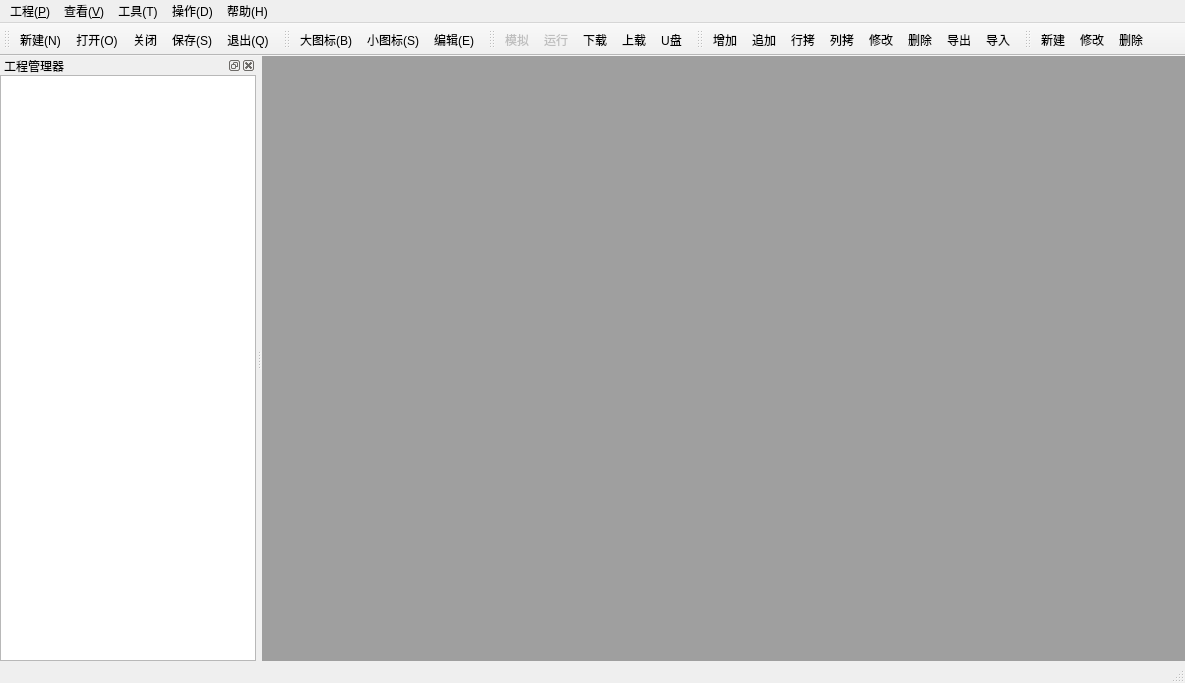
<?xml version="1.0" encoding="UTF-8"?>
<ui version="4.0">
 <class>MainWindow</class>
 <widget class="QMainWindow" name="MainWindow">
  <property name="geometry">
   <rect>
    <x>0</x>
    <y>0</y>
    <width>1185</width>
    <height>683</height>
   </rect>
  </property>
  <property name="windowTitle">
   <string>MainWindow</string>
  </property>
  <property name="windowIcon">
   <iconset resource="images.qrc">
    <normaloff>:/images/appicon.png</normaloff>:/images/appicon.png</iconset>
  </property>
  <widget class="QWidget" name="centralWidget">
   <layout class="QVBoxLayout" name="verticalLayout">
    <property name="spacing">
     <number>1</number>
    </property>
    <property name="leftMargin">
     <number>0</number>
    </property>
    <property name="topMargin">
     <number>0</number>
    </property>
    <property name="rightMargin">
     <number>0</number>
    </property>
    <property name="bottomMargin">
     <number>0</number>
    </property>
    <item>
     <widget class="QMdiArea" name="mdiArea"/>
    </item>
   </layout>
  </widget>
  <widget class="QMenuBar" name="menuBar">
   <property name="geometry">
    <rect>
     <x>0</x>
     <y>0</y>
     <width>1185</width>
     <height>23</height>
    </rect>
   </property>
   <widget class="QMenu" name="menuProject">
    <property name="title">
     <string>工程(&amp;P)</string>
    </property>
    <addaction name="actionNewPoject"/>
    <addaction name="actionOpenProject"/>
    <addaction name="actionCloseProject"/>
    <addaction name="actionSaveProject"/>
    <addaction name="separator"/>
    <addaction name="actionRecentProjectList"/>
    <addaction name="separator"/>
    <addaction name="actionExit"/>
   </widget>
   <widget class="QMenu" name="menuView">
    <property name="title">
     <string>查看(&amp;V)</string>
    </property>
    <addaction name="actionToolBar"/>
    <addaction name="actionStatusBar"/>
    <addaction name="actionWorkSpace"/>
    <addaction name="actionDisplayArea_I"/>
    <addaction name="actionBigIcon"/>
    <addaction name="actionSmallIcon"/>
    <addaction name="actionEdit"/>
   </widget>
   <widget class="QMenu" name="menu_T">
    <property name="title">
     <string>工具(T)</string>
    </property>
    <addaction name="actionSimulate"/>
    <addaction name="actionRun"/>
    <addaction name="actionDownload"/>
    <addaction name="actionUpLoad"/>
    <addaction name="actionUDisk"/>
   </widget>
   <widget class="QMenu" name="menu_D">
    <property name="title">
     <string>操作(D)</string>
    </property>
    <addaction name="actionAddTag"/>
    <addaction name="actionAppendTag"/>
    <addaction name="actionRowCopyTag"/>
    <addaction name="actionColumnCopyTag"/>
    <addaction name="actionModifyTag"/>
    <addaction name="actionDeleteTag"/>
    <addaction name="actionExportTag"/>
    <addaction name="actionImportTag"/>
   </widget>
   <widget class="QMenu" name="menu">
    <property name="title">
     <string>帮助(H)</string>
    </property>
    <addaction name="actionHelp"/>
    <addaction name="actionAbout"/>
   </widget>
   <addaction name="menuProject"/>
   <addaction name="menuView"/>
   <addaction name="menu_T"/>
   <addaction name="menu_D"/>
   <addaction name="menu"/>
  </widget>
  <widget class="QToolBar" name="ProjectToolBar">
   <property name="toolButtonStyle">
    <enum>Qt::ToolButtonTextUnderIcon</enum>
   </property>
   <attribute name="toolBarArea">
    <enum>TopToolBarArea</enum>
   </attribute>
   <attribute name="toolBarBreak">
    <bool>false</bool>
   </attribute>
   <addaction name="actionNewPoject"/>
   <addaction name="actionOpenProject"/>
   <addaction name="actionCloseProject"/>
   <addaction name="actionSaveProject"/>
   <addaction name="actionExit"/>
  </widget>
  <widget class="QStatusBar" name="statusBar"/>
  <widget class="QToolBar" name="ViewToolBar">
   <property name="windowTitle">
    <string>toolBar</string>
   </property>
   <property name="toolButtonStyle">
    <enum>Qt::ToolButtonTextUnderIcon</enum>
   </property>
   <attribute name="toolBarArea">
    <enum>TopToolBarArea</enum>
   </attribute>
   <attribute name="toolBarBreak">
    <bool>false</bool>
   </attribute>
   <addaction name="actionBigIcon"/>
   <addaction name="actionSmallIcon"/>
   <addaction name="actionEdit"/>
  </widget>
  <widget class="QDockWidget" name="dockProjectManager">
   <property name="windowTitle">
    <string>工程管理器</string>
   </property>
   <attribute name="dockWidgetArea">
    <number>1</number>
   </attribute>
   <widget class="QWidget" name="dockWidgetContents">
    <layout class="QVBoxLayout" name="verticalLayout_2">
     <property name="spacing">
      <number>0</number>
     </property>
     <property name="leftMargin">
      <number>0</number>
     </property>
     <property name="topMargin">
      <number>0</number>
     </property>
     <property name="rightMargin">
      <number>0</number>
     </property>
     <property name="bottomMargin">
      <number>0</number>
     </property>
     <item>
      <widget class="QTreeView" name="treeViewProject">
       <property name="font">
        <font>
         <pointsize>10</pointsize>
        </font>
       </property>
      </widget>
     </item>
    </layout>
   </widget>
  </widget>
  <widget class="QToolBar" name="RunToolBar">
   <property name="windowTitle">
    <string>toolBar</string>
   </property>
   <property name="toolButtonStyle">
    <enum>Qt::ToolButtonTextUnderIcon</enum>
   </property>
   <attribute name="toolBarArea">
    <enum>TopToolBarArea</enum>
   </attribute>
   <attribute name="toolBarBreak">
    <bool>false</bool>
   </attribute>
   <addaction name="actionSimulate"/>
   <addaction name="actionRun"/>
   <addaction name="actionDownload"/>
   <addaction name="actionUpLoad"/>
   <addaction name="actionUDisk"/>
  </widget>
  <widget class="QToolBar" name="TagOperateToolBar">
   <property name="windowTitle">
    <string>toolBar</string>
   </property>
   <property name="toolButtonStyle">
    <enum>Qt::ToolButtonTextUnderIcon</enum>
   </property>
   <attribute name="toolBarArea">
    <enum>TopToolBarArea</enum>
   </attribute>
   <attribute name="toolBarBreak">
    <bool>false</bool>
   </attribute>
   <addaction name="actionAddTag"/>
   <addaction name="actionAppendTag"/>
   <addaction name="actionRowCopyTag"/>
   <addaction name="actionColumnCopyTag"/>
   <addaction name="actionModifyTag"/>
   <addaction name="actionDeleteTag"/>
   <addaction name="actionExportTag"/>
   <addaction name="actionImportTag"/>
  </widget>
  <widget class="QToolBar" name="DeviceOperateToolBar">
   <property name="windowTitle">
    <string>toolBar_2</string>
   </property>
   <property name="toolButtonStyle">
    <enum>Qt::ToolButtonTextUnderIcon</enum>
   </property>
   <attribute name="toolBarArea">
    <enum>TopToolBarArea</enum>
   </attribute>
   <attribute name="toolBarBreak">
    <bool>false</bool>
   </attribute>
   <addaction name="actionDeviceNew"/>
   <addaction name="actionDeviceModify"/>
   <addaction name="actionDeviceDelete"/>
  </widget>
  <action name="actionNewPoject">
   <property name="icon">
    <iconset resource="images.qrc">
     <normaloff>:/images/newproject.png</normaloff>:/images/newproject.png</iconset>
   </property>
   <property name="text">
    <string>新建(&amp;N)</string>
   </property>
   <property name="shortcut">
    <string>Ctrl+N</string>
   </property>
   <property name="iconVisibleInMenu">
    <bool>true</bool>
   </property>
  </action>
  <action name="actionOpenProject">
   <property name="icon">
    <iconset resource="images.qrc">
     <normaloff>:/images/openproject.png</normaloff>:/images/openproject.png</iconset>
   </property>
   <property name="text">
    <string>打开(&amp;O)</string>
   </property>
   <property name="shortcut">
    <string>Ctrl+O</string>
   </property>
  </action>
  <action name="actionCloseProject">
   <property name="icon">
    <iconset resource="images.qrc">
     <normaloff>:/images/projectexit.png</normaloff>:/images/projectexit.png</iconset>
   </property>
   <property name="text">
    <string>关闭</string>
   </property>
  </action>
  <action name="actionSaveProject">
   <property name="icon">
    <iconset resource="images.qrc">
     <normaloff>:/images/saveproject.PNG</normaloff>:/images/saveproject.PNG</iconset>
   </property>
   <property name="text">
    <string>保存(&amp;S)</string>
   </property>
   <property name="shortcut">
    <string>Ctrl+S</string>
   </property>
  </action>
  <action name="actionRecentProjectList">
   <property name="text">
    <string>最近文件列表</string>
   </property>
  </action>
  <action name="actionExit">
   <property name="icon">
    <iconset resource="images.qrc">
     <normaloff>:/images/programexit.PNG</normaloff>:/images/programexit.PNG</iconset>
   </property>
   <property name="text">
    <string>退出(&amp;Q)</string>
   </property>
   <property name="shortcut">
    <string>Ctrl+Q</string>
   </property>
  </action>
  <action name="actionToolBar">
   <property name="checkable">
    <bool>true</bool>
   </property>
   <property name="text">
    <string>工具栏(&amp;T)</string>
   </property>
   <property name="shortcut">
    <string>Ctrl+T</string>
   </property>
  </action>
  <action name="actionStatusBar">
   <property name="checkable">
    <bool>true</bool>
   </property>
   <property name="text">
    <string>状态栏(&amp;U)</string>
   </property>
   <property name="shortcut">
    <string>Ctrl+U</string>
   </property>
  </action>
  <action name="actionWorkSpace">
   <property name="checkable">
    <bool>true</bool>
   </property>
   <property name="checked">
    <bool>true</bool>
   </property>
   <property name="text">
    <string>工作区(&amp;W)</string>
   </property>
   <property name="shortcut">
    <string>Ctrl+W</string>
   </property>
  </action>
  <action name="actionDisplayArea_I">
   <property name="checkable">
    <bool>true</bool>
   </property>
   <property name="text">
    <string>显示区(&amp;I)</string>
   </property>
   <property name="shortcut">
    <string>Ctrl+I</string>
   </property>
  </action>
  <action name="actionBigIcon">
   <property name="checkable">
    <bool>true</bool>
   </property>
   <property name="icon">
    <iconset resource="images.qrc">
     <normaloff>:/images/viewbig.png</normaloff>:/images/viewbig.png</iconset>
   </property>
   <property name="text">
    <string>大图标(&amp;B)</string>
   </property>
   <property name="shortcut">
    <string>Ctrl+B</string>
   </property>
  </action>
  <action name="actionSmallIcon">
   <property name="checkable">
    <bool>true</bool>
   </property>
   <property name="icon">
    <iconset resource="images.qrc">
     <normaloff>:/images/viewlittle.png</normaloff>:/images/viewlittle.png</iconset>
   </property>
   <property name="text">
    <string>小图标(&amp;S)</string>
   </property>
   <property name="shortcut">
    <string>Ctrl+L</string>
   </property>
  </action>
  <action name="actionEdit">
   <property name="checkable">
    <bool>true</bool>
   </property>
   <property name="icon">
    <iconset resource="images.qrc">
     <normaloff>:/images/edittable.png</normaloff>:/images/edittable.png</iconset>
   </property>
   <property name="text">
    <string>编辑(&amp;E)</string>
   </property>
   <property name="shortcut">
    <string>Ctrl+E</string>
   </property>
  </action>
  <action name="actionSimulate">
   <property name="enabled">
    <bool>false</bool>
   </property>
   <property name="icon">
    <iconset resource="images.qrc">
     <normaloff>:/images/offline.png</normaloff>:/images/offline.png</iconset>
   </property>
   <property name="text">
    <string>模拟</string>
   </property>
   <property name="shortcut">
    <string>F5</string>
   </property>
  </action>
  <action name="actionRun">
   <property name="enabled">
    <bool>false</bool>
   </property>
   <property name="icon">
    <iconset resource="images.qrc">
     <normaloff>:/images/online.png</normaloff>:/images/online.png</iconset>
   </property>
   <property name="text">
    <string>运行</string>
   </property>
   <property name="shortcut">
    <string>F6</string>
   </property>
  </action>
  <action name="actionDownload">
   <property name="icon">
    <iconset resource="images.qrc">
     <normaloff>:/images/download.png</normaloff>:/images/download.png</iconset>
   </property>
   <property name="text">
    <string>下载</string>
   </property>
   <property name="shortcut">
    <string>F9</string>
   </property>
  </action>
  <action name="actionUpLoad">
   <property name="icon">
    <iconset resource="images.qrc">
     <normaloff>:/images/upload.PNG</normaloff>:/images/upload.PNG</iconset>
   </property>
   <property name="text">
    <string>上载</string>
   </property>
   <property name="shortcut">
    <string>F10</string>
   </property>
  </action>
  <action name="actionUDisk">
   <property name="icon">
    <iconset resource="images.qrc">
     <normaloff>:/images/downusb.png</normaloff>:/images/downusb.png</iconset>
   </property>
   <property name="text">
    <string>U盘</string>
   </property>
   <property name="shortcut">
    <string>F11</string>
   </property>
  </action>
  <action name="actionAddTag">
   <property name="icon">
    <iconset resource="images.qrc">
     <normaloff>:/images/data_add.png</normaloff>:/images/data_add.png</iconset>
   </property>
   <property name="text">
    <string>增加</string>
   </property>
   <property name="shortcut">
    <string>Alt+A</string>
   </property>
  </action>
  <action name="actionAppendTag">
   <property name="icon">
    <iconset resource="images.qrc">
     <normaloff>:/images/data_supadd.png</normaloff>:/images/data_supadd.png</iconset>
   </property>
   <property name="text">
    <string>追加</string>
   </property>
   <property name="shortcut">
    <string>Alt+S</string>
   </property>
  </action>
  <action name="actionRowCopyTag">
   <property name="icon">
    <iconset resource="images.qrc">
     <normaloff>:/images/data_rowcopy.png</normaloff>:/images/data_rowcopy.png</iconset>
   </property>
   <property name="text">
    <string>行拷</string>
   </property>
   <property name="shortcut">
    <string>Alt+R</string>
   </property>
  </action>
  <action name="actionColumnCopyTag">
   <property name="icon">
    <iconset resource="images.qrc">
     <normaloff>:/images/data_colcopy.png</normaloff>:/images/data_colcopy.png</iconset>
   </property>
   <property name="text">
    <string>列拷</string>
   </property>
   <property name="shortcut">
    <string>Alt+C</string>
   </property>
  </action>
  <action name="actionModifyTag">
   <property name="icon">
    <iconset resource="images.qrc">
     <normaloff>:/images/icon_modify.png</normaloff>:/images/icon_modify.png</iconset>
   </property>
   <property name="text">
    <string>修改</string>
   </property>
   <property name="shortcut">
    <string>Alt+M</string>
   </property>
  </action>
  <action name="actionDeleteTag">
   <property name="icon">
    <iconset resource="images.qrc">
     <normaloff>:/images/icon_delete.png</normaloff>:/images/icon_delete.png</iconset>
   </property>
   <property name="text">
    <string>删除</string>
   </property>
   <property name="shortcut">
    <string>Alt+D</string>
   </property>
  </action>
  <action name="actionExportTag">
   <property name="icon">
    <iconset resource="images.qrc">
     <normaloff>:/images/data_export.png</normaloff>:/images/data_export.png</iconset>
   </property>
   <property name="text">
    <string>导出</string>
   </property>
   <property name="shortcut">
    <string>Alt+B</string>
   </property>
  </action>
  <action name="actionImportTag">
   <property name="icon">
    <iconset resource="images.qrc">
     <normaloff>:/images/data_inport.png</normaloff>:/images/data_inport.png</iconset>
   </property>
   <property name="text">
    <string>导入</string>
   </property>
   <property name="shortcut">
    <string>Alt+E</string>
   </property>
  </action>
  <action name="actionDeviceNew">
   <property name="icon">
    <iconset resource="images.qrc">
     <normaloff>:/images/icon_new.png</normaloff>:/images/icon_new.png</iconset>
   </property>
   <property name="text">
    <string>新建</string>
   </property>
   <property name="shortcut">
    <string>Alt+N</string>
   </property>
  </action>
  <action name="actionDeviceModify">
   <property name="icon">
    <iconset resource="images.qrc">
     <normaloff>:/images/icon_modify.png</normaloff>:/images/icon_modify.png</iconset>
   </property>
   <property name="text">
    <string>修改</string>
   </property>
   <property name="shortcut">
    <string>Alt+M</string>
   </property>
  </action>
  <action name="actionDeviceDelete">
   <property name="icon">
    <iconset resource="images.qrc">
     <normaloff>:/images/icon_delete.png</normaloff>:/images/icon_delete.png</iconset>
   </property>
   <property name="text">
    <string>删除</string>
   </property>
   <property name="shortcut">
    <string>Alt+T</string>
   </property>
  </action>
  <action name="actionHelp">
   <property name="text">
    <string>帮助</string>
   </property>
   <property name="shortcut">
    <string>F1</string>
   </property>
  </action>
  <action name="actionAbout">
   <property name="text">
    <string>关于</string>
   </property>
   <property name="shortcut">
    <string>F2</string>
   </property>
  </action>
 </widget>
 <layoutdefault spacing="6" margin="11"/>
 <resources>
  <include location="images.qrc"/>
 </resources>
 <connections/>
</ui>
